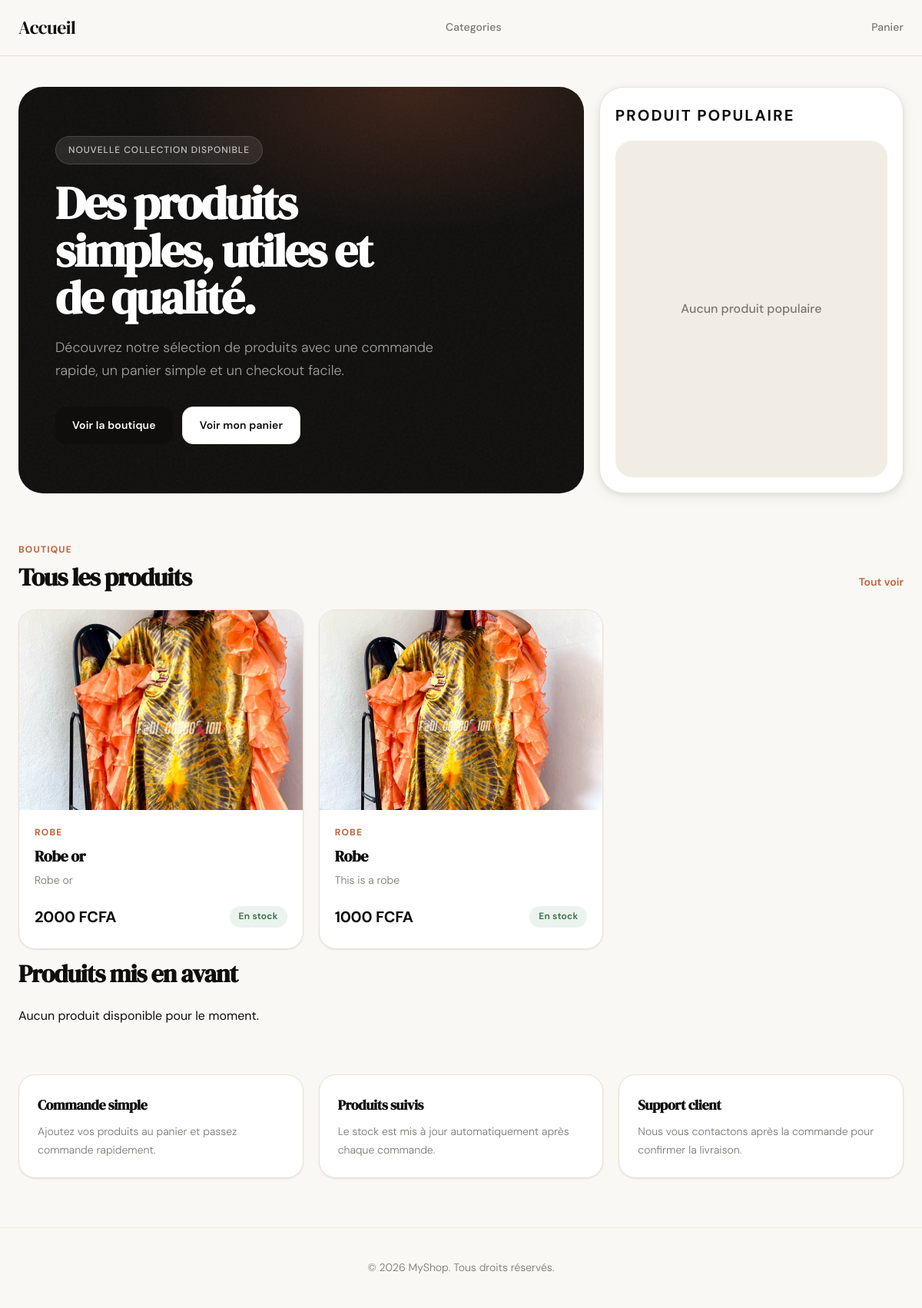
/, run on an earlier commit of the app's database.
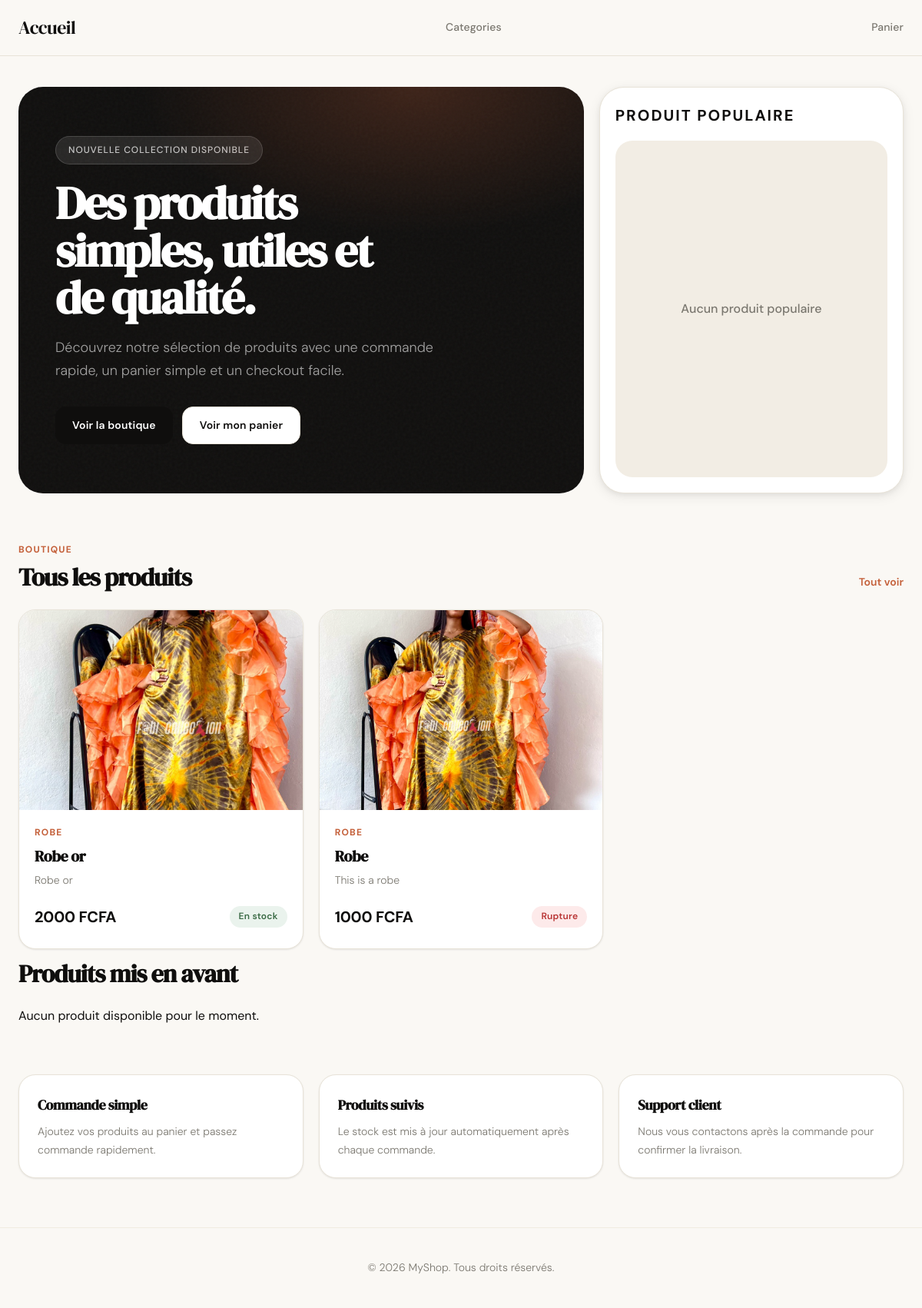
And on a later commit of the database.
### store/models.py (models this page shows, shortened)
class Product(models.Model):
    name = models.CharField(max_length=100)
    description = models.TextField()
    price = models.IntegerField()
    category = models.ForeignKey(to='Category', on_delete=models.CASCADE)
    image = models.ImageField(blank=True, null=True)
    stock = models.IntegerField()
    is_available = models.BooleanField(default=False)
    is_featured = models.BooleanField(default=False)
    created_at = models.DateTimeField(auto_now_add=True)
    updated_at = models.DateTimeField(auto_now=True)

class Category(models.Model):
    name = models.CharField(max_length=100)

### store/views.py (the view)
# urls.py: 2. Add a URL to urlpatterns:  path('', views.home, name='home')
def home(request):
    latest_products = Product.objects.all().order_by("-created_at")
    popular_products = Product.objects.filter(is_featured=True).order_by("-created_at")[:1]
    featured_products = Product.objects.filter(is_featured=True).order_by("-created_at")
    return render(request, 'home.html', {
        "latest_products": latest_products,
        "popular_products": popular_products,
        "featured_products": featured_products
    })

### store/templates/home.html (shortened to what the changed rows need)
{% extends 'base.html' %}
{% block content %}
<section class="hero">
    <div class="hero-content">
        <h1>Des produits simples, utiles et de qualité.</h1>
    </div>
</section>
<section class="section-heading">
    <div>
        {% if active_category %}
            <h2>{{ active_category.name }}</h2>
        {% else %}
            <h2>Tous les produits</h2>
        {% endif %}
    </div>
</section>
<section class="products-grid">
    {% for product in latest_products %}
        <article class="product-card">
            <a href="{% url 'produit_detail' product.pk %}">
                {% if product.image %}
                    <img src="{{ product.image.url }}" alt="{{ product.name }}">
                {% else %}
                    <div class="product-image-placeholder">
                        <span>Aucune image</span>
                    </div>
                {% endif %}
            </a>
            <div class="product-card-body">
                <p class="product-category">{{ product.category.name }}</p>
                <h2>
                    <a href="{% url 'produit_detail' product.pk %}">
                        {{ product.name }}
                    </a>
                </h2>
                <p class="product-description">
                    {{ product.description|truncatewords:14 }}
                </p>
                <div class="product-bottom">
                    <p class="product-price">{{ product.price }} FCFA</p>
                    {% if product.stock > 0 and product.is_available %}
                        <span class="product-stock">En stock</span>
                    {% else %}
                        <span class="product-out">Rupture</span>
                    {% endif %}
                </div>
            </div>
        </article>
    {% empty %}
        <p>Aucun produit disponible pour le moment.</p>
    {% endfor %}
</section>
<section class="section-heading">
    <div>
        {% if active_category %}
            <h2>{{ active_category.name }}</h2>
        {% else %}
            <h2>Produits mis en avant</h2>
        {% endif %}
    </div>
</section>
{% endblock %}

What changed in the data, as far as the page shows it:
changed Product "Robe": stock "En stock" → "Rupture"
